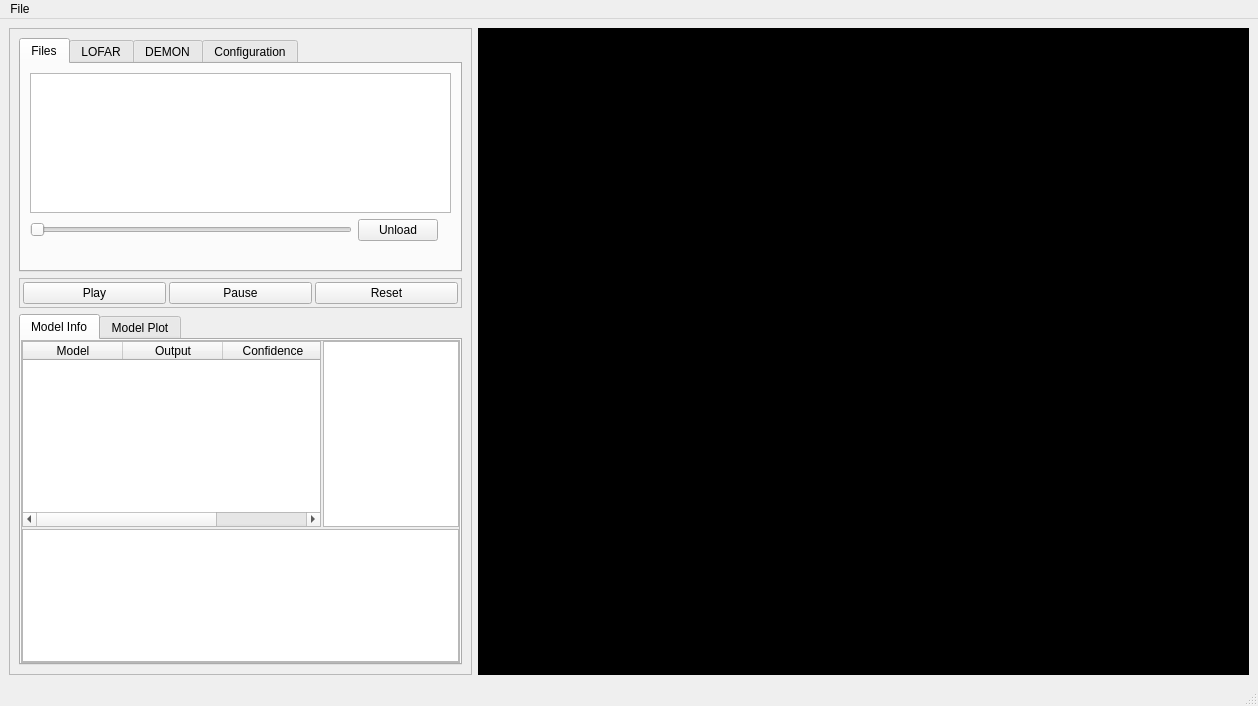
<?xml version="1.0" encoding="UTF-8"?>
<ui version="4.0">
 <class>MainWindow</class>
 <widget class="QMainWindow" name="MainWindow">
  <property name="geometry">
   <rect>
    <x>0</x>
    <y>0</y>
    <width>1258</width>
    <height>706</height>
   </rect>
  </property>
  <property name="windowTitle">
   <string>Seashell</string>
  </property>
  <widget class="QWidget" name="centralwidget">
   <layout class="QGridLayout" name="gridLayout_2" columnstretch="3,5,0">
    <item row="0" column="1">
     <widget class="QFrame" name="frame">
      <property name="sizePolicy">
       <sizepolicy hsizetype="Preferred" vsizetype="Preferred">
        <horstretch>0</horstretch>
        <verstretch>0</verstretch>
       </sizepolicy>
      </property>
      <property name="styleSheet">
       <string notr="true">background-color: rgb(0, 0, 0);</string>
      </property>
      <property name="frameShape">
       <enum>QFrame::StyledPanel</enum>
      </property>
      <property name="frameShadow">
       <enum>QFrame::Raised</enum>
      </property>
      <layout class="QVBoxLayout" name="verticalLayout_10">
       <item>
        <widget class="SpectrogramWidget" name="specPlot" native="true">
         <property name="sizePolicy">
          <sizepolicy hsizetype="Expanding" vsizetype="Preferred">
           <horstretch>0</horstretch>
           <verstretch>0</verstretch>
          </sizepolicy>
         </property>
        </widget>
       </item>
       <item>
        <widget class="DemonWidget" name="demonPlot" native="true">
         <property name="sizePolicy">
          <sizepolicy hsizetype="Expanding" vsizetype="Preferred">
           <horstretch>0</horstretch>
           <verstretch>0</verstretch>
          </sizepolicy>
         </property>
        </widget>
       </item>
      </layout>
     </widget>
    </item>
    <item row="0" column="0">
     <widget class="QFrame" name="frame_5">
      <property name="sizePolicy">
       <sizepolicy hsizetype="Preferred" vsizetype="Preferred">
        <horstretch>0</horstretch>
        <verstretch>0</verstretch>
       </sizepolicy>
      </property>
      <property name="frameShape">
       <enum>QFrame::StyledPanel</enum>
      </property>
      <property name="frameShadow">
       <enum>QFrame::Raised</enum>
      </property>
      <layout class="QVBoxLayout" name="verticalLayout" stretch="10,1,15">
       <item>
        <widget class="QTabWidget" name="tabWidget">
         <property name="currentIndex">
          <number>0</number>
         </property>
         <widget class="QWidget" name="tab">
          <attribute name="title">
           <string>Files</string>
          </attribute>
          <layout class="QVBoxLayout" name="verticalLayout_4">
           <item>
            <widget class="FolderTree" name="audioTree">
             <attribute name="headerVisible">
              <bool>false</bool>
             </attribute>
            </widget>
           </item>
           <item>
            <layout class="QHBoxLayout" name="horizontalLayout_7">
             <item>
              <widget class="AudioSlider" name="fileTimer">
               <property name="orientation">
                <enum>Qt::Horizontal</enum>
               </property>
               <property name="tickPosition">
                <enum>QSlider::NoTicks</enum>
               </property>
              </widget>
             </item>
             <item>
              <widget class="QPushButton" name="fileLoadButton">
               <property name="text">
                <string>Unload</string>
               </property>
              </widget>
             </item>
             <item>
              <widget class="QLabel" name="fileTimerLabel">
               <property name="text">
                <string/>
               </property>
               <property name="alignment">
                <set>Qt::AlignCenter</set>
               </property>
              </widget>
             </item>
            </layout>
           </item>
           <item>
            <widget class="QLabel" name="loadFileLabel">
             <property name="text">
              <string/>
             </property>
             <property name="alignment">
              <set>Qt::AlignLeading|Qt::AlignLeft|Qt::AlignVCenter</set>
             </property>
             <property name="margin">
              <number>3</number>
             </property>
             <property name="indent">
              <number>-5</number>
             </property>
            </widget>
           </item>
          </layout>
         </widget>
         <widget class="QWidget" name="tab_2">
          <attribute name="title">
           <string>LOFAR</string>
          </attribute>
          <layout class="QVBoxLayout" name="verticalLayout_6">
           <property name="spacing">
            <number>0</number>
           </property>
           <property name="leftMargin">
            <number>0</number>
           </property>
           <property name="topMargin">
            <number>0</number>
           </property>
           <property name="rightMargin">
            <number>0</number>
           </property>
           <property name="bottomMargin">
            <number>0</number>
           </property>
           <item>
            <widget class="QScrollArea" name="scrollArea">
             <property name="frameShape">
              <enum>QFrame::NoFrame</enum>
             </property>
             <property name="widgetResizable">
              <bool>true</bool>
             </property>
             <widget class="QWidget" name="scrollAreaWidgetContents">
              <property name="geometry">
               <rect>
                <x>0</x>
                <y>0</y>
                <width>439</width>
                <height>201</height>
               </rect>
              </property>
              <layout class="QVBoxLayout" name="verticalLayout_3">
               <property name="spacing">
                <number>3</number>
               </property>
               <property name="leftMargin">
                <number>9</number>
               </property>
               <property name="topMargin">
                <number>9</number>
               </property>
               <property name="rightMargin">
                <number>9</number>
               </property>
               <property name="bottomMargin">
                <number>9</number>
               </property>
               <item>
                <widget class="QFrame" name="frame_6">
                 <property name="frameShape">
                  <enum>QFrame::NoFrame</enum>
                 </property>
                 <property name="frameShadow">
                  <enum>QFrame::Raised</enum>
                 </property>
                 <layout class="QVBoxLayout" name="verticalLayout_5">
                  <property name="spacing">
                   <number>2</number>
                  </property>
                  <property name="leftMargin">
                   <number>2</number>
                  </property>
                  <property name="rightMargin">
                   <number>2</number>
                  </property>
                  <property name="bottomMargin">
                   <number>2</number>
                  </property>
                  <item>
                   <layout class="QHBoxLayout" name="horizontalLayout_6" stretch="5,5">
                    <item>
                     <widget class="QCheckBox" name="cutoffCheck">
                      <property name="sizePolicy">
                       <sizepolicy hsizetype="Fixed" vsizetype="Fixed">
                        <horstretch>0</horstretch>
                        <verstretch>0</verstretch>
                       </sizepolicy>
                      </property>
                      <property name="layoutDirection">
                       <enum>Qt::LeftToRight</enum>
                      </property>
                      <property name="text">
                       <string>Spectrum Cutoff (dB)         </string>
                      </property>
                      <property name="checked">
                       <bool>true</bool>
                      </property>
                     </widget>
                    </item>
                    <item>
                     <widget class="QDoubleSpinBox" name="cutoffBox">
                      <property name="buttonSymbols">
                       <enum>QAbstractSpinBox::PlusMinus</enum>
                      </property>
                      <property name="minimum">
                       <double>-9999.000000000000000</double>
                      </property>
                      <property name="maximum">
                       <double>9999.989999999999782</double>
                      </property>
                      <property name="value">
                       <double>-4.000000000000000</double>
                      </property>
                     </widget>
                    </item>
                   </layout>
                  </item>
                  <item>
                   <layout class="QHBoxLayout" name="horizontalLayout_4">
                    <item>
                     <widget class="QLabel" name="label_3">
                      <property name="text">
                       <string>Decimation</string>
                      </property>
                     </widget>
                    </item>
                    <item>
                     <widget class="QComboBox" name="dec_combo">
                      <property name="currentText">
                       <string>3</string>
                      </property>
                      <item>
                       <property name="text">
                        <string>1</string>
                       </property>
                      </item>
                      <item>
                       <property name="text">
                        <string>3</string>
                       </property>
                      </item>
                      <item>
                       <property name="text">
                        <string>4</string>
                       </property>
                      </item>
                     </widget>
                    </item>
                   </layout>
                  </item>
                  <item>
                   <layout class="QHBoxLayout" name="horizontalLayout_5">
                    <item>
                     <widget class="QLabel" name="label_2">
                      <property name="text">
                       <string>Window Size</string>
                      </property>
                     </widget>
                    </item>
                    <item>
                     <widget class="QComboBox" name="n_fft_combo">
                      <item>
                       <property name="text">
                        <string>1024</string>
                       </property>
                      </item>
                      <item>
                       <property name="text">
                        <string>2048</string>
                       </property>
                      </item>
                     </widget>
                    </item>
                   </layout>
                  </item>
                  <item>
                   <widget class="QCheckBox" name="tpsw_check">
                    <property name="layoutDirection">
                     <enum>Qt::LeftToRight</enum>
                    </property>
                    <property name="text">
                     <string>TPSW</string>
                    </property>
                    <property name="checked">
                     <bool>true</bool>
                    </property>
                   </widget>
                  </item>
                 </layout>
                </widget>
               </item>
              </layout>
             </widget>
            </widget>
           </item>
          </layout>
         </widget>
         <widget class="QWidget" name="tab_6">
          <attribute name="title">
           <string>DEMON</string>
          </attribute>
          <layout class="QVBoxLayout" name="verticalLayout_11">
           <property name="leftMargin">
            <number>0</number>
           </property>
           <property name="topMargin">
            <number>0</number>
           </property>
           <property name="rightMargin">
            <number>0</number>
           </property>
           <property name="bottomMargin">
            <number>0</number>
           </property>
           <item>
            <widget class="QScrollArea" name="scrollArea_3">
             <property name="frameShape">
              <enum>QFrame::NoFrame</enum>
             </property>
             <property name="widgetResizable">
              <bool>true</bool>
             </property>
             <widget class="QWidget" name="scrollAreaWidgetContents_3">
              <property name="geometry">
               <rect>
                <x>0</x>
                <y>0</y>
                <width>439</width>
                <height>201</height>
               </rect>
              </property>
              <layout class="QVBoxLayout" name="verticalLayout_12">
               <item>
                <layout class="QHBoxLayout" name="horizontalLayout_9">
                 <item>
                  <widget class="QLabel" name="label_4">
                   <property name="text">
                    <string>Window Size</string>
                   </property>
                  </widget>
                 </item>
                 <item>
                  <widget class="QComboBox" name="demon_n_fft_combo">
                   <property name="currentText">
                    <string>1024</string>
                   </property>
                   <item>
                    <property name="text">
                     <string>1024</string>
                    </property>
                   </item>
                   <item>
                    <property name="text">
                     <string>2048</string>
                    </property>
                   </item>
                  </widget>
                 </item>
                </layout>
               </item>
               <item>
                <layout class="QHBoxLayout" name="horizontalLayout_11">
                 <item>
                  <widget class="QLabel" name="label_5">
                   <property name="text">
                    <string>Maximum Frequency (RPM)</string>
                   </property>
                  </widget>
                 </item>
                 <item>
                  <widget class="QDoubleSpinBox" name="demon_maxfreq_spin">
                   <property name="enabled">
                    <bool>true</bool>
                   </property>
                   <property name="frame">
                    <bool>true</bool>
                   </property>
                   <property name="readOnly">
                    <bool>false</bool>
                   </property>
                   <property name="buttonSymbols">
                    <enum>QAbstractSpinBox::PlusMinus</enum>
                   </property>
                   <property name="decimals">
                    <number>0</number>
                   </property>
                   <property name="minimum">
                    <double>2100.000000000000000</double>
                   </property>
                   <property name="maximum">
                    <double>4200.000000000000000</double>
                   </property>
                   <property name="singleStep">
                    <double>60.000000000000000</double>
                   </property>
                  </widget>
                 </item>
                </layout>
               </item>
               <item>
                <layout class="QHBoxLayout" name="horizontalLayout_10">
                 <item>
                  <widget class="QLabel" name="label">
                   <property name="text">
                    <string>Overlap Ratio (%)</string>
                   </property>
                  </widget>
                 </item>
                 <item>
                  <widget class="QDoubleSpinBox" name="demon_overlap_spin">
                   <property name="buttonSymbols">
                    <enum>QAbstractSpinBox::PlusMinus</enum>
                   </property>
                   <property name="decimals">
                    <number>0</number>
                   </property>
                   <property name="maximum">
                    <double>50.000000000000000</double>
                   </property>
                   <property name="singleStep">
                    <double>5.000000000000000</double>
                   </property>
                   <property name="value">
                    <double>50.000000000000000</double>
                   </property>
                  </widget>
                 </item>
                </layout>
               </item>
              </layout>
             </widget>
            </widget>
           </item>
          </layout>
         </widget>
         <widget class="QWidget" name="tab_3">
          <attribute name="title">
           <string>Configuration</string>
          </attribute>
          <layout class="QVBoxLayout" name="verticalLayout_9">
           <item>
            <layout class="QHBoxLayout" name="horizontalLayout_8">
             <item>
              <widget class="QLabel" name="label_8">
               <property name="text">
                <string>Refresh rate</string>
               </property>
              </widget>
             </item>
             <item>
              <widget class="QComboBox" name="refresh_combo">
               <item>
                <property name="text">
                 <string>1</string>
                </property>
               </item>
               <item>
                <property name="text">
                 <string>5</string>
                </property>
               </item>
               <item>
                <property name="text">
                 <string>15</string>
                </property>
               </item>
               <item>
                <property name="text">
                 <string>30</string>
                </property>
               </item>
               <item>
                <property name="text">
                 <string>60</string>
                </property>
               </item>
              </widget>
             </item>
             <item>
              <widget class="QLabel" name="label_9">
               <property name="text">
                <string>ups</string>
               </property>
              </widget>
             </item>
            </layout>
           </item>
          </layout>
         </widget>
        </widget>
       </item>
       <item>
        <widget class="QFrame" name="frame_4">
         <property name="frameShape">
          <enum>QFrame::StyledPanel</enum>
         </property>
         <property name="frameShadow">
          <enum>QFrame::Raised</enum>
         </property>
         <property name="lineWidth">
          <number>1</number>
         </property>
         <layout class="QHBoxLayout" name="horizontalLayout_3">
          <property name="spacing">
           <number>3</number>
          </property>
          <property name="leftMargin">
           <number>3</number>
          </property>
          <property name="topMargin">
           <number>3</number>
          </property>
          <property name="rightMargin">
           <number>3</number>
          </property>
          <property name="bottomMargin">
           <number>3</number>
          </property>
          <item>
           <widget class="QPushButton" name="playButton">
            <property name="text">
             <string>Play</string>
            </property>
           </widget>
          </item>
          <item>
           <widget class="QPushButton" name="pauseButton">
            <property name="text">
             <string>Pause</string>
            </property>
           </widget>
          </item>
          <item>
           <widget class="QPushButton" name="resetbutton">
            <property name="text">
             <string>Reset</string>
            </property>
           </widget>
          </item>
         </layout>
        </widget>
       </item>
       <item>
        <widget class="QTabWidget" name="tabWidget_2">
         <property name="currentIndex">
          <number>0</number>
         </property>
         <widget class="QWidget" name="tab_4">
          <attribute name="title">
           <string>Model Info</string>
          </attribute>
          <layout class="QVBoxLayout" name="verticalLayout_7">
           <property name="spacing">
            <number>0</number>
           </property>
           <property name="leftMargin">
            <number>0</number>
           </property>
           <property name="topMargin">
            <number>0</number>
           </property>
           <property name="rightMargin">
            <number>0</number>
           </property>
           <property name="bottomMargin">
            <number>0</number>
           </property>
           <item>
            <widget class="QScrollArea" name="scrollArea_2">
             <property name="widgetResizable">
              <bool>true</bool>
             </property>
             <widget class="QWidget" name="scrollAreaWidgetContents_2">
              <property name="geometry">
               <rect>
                <x>0</x>
                <y>0</y>
                <width>437</width>
                <height>314</height>
               </rect>
              </property>
              <layout class="QVBoxLayout" name="verticalLayout_2" stretch="7,5">
               <property name="spacing">
                <number>2</number>
               </property>
               <property name="leftMargin">
                <number>0</number>
               </property>
               <property name="topMargin">
                <number>0</number>
               </property>
               <property name="rightMargin">
                <number>0</number>
               </property>
               <property name="bottomMargin">
                <number>0</number>
               </property>
               <item>
                <layout class="QHBoxLayout" name="horizontalLayout" stretch="11,5">
                 <item>
                  <widget class="ModelTable" name="modelTable">
                   <property name="alternatingRowColors">
                    <bool>true</bool>
                   </property>
                   <property name="gridStyle">
                    <enum>Qt::DashLine</enum>
                   </property>
                   <property name="rowCount">
                    <number>0</number>
                   </property>
                   <property name="columnCount">
                    <number>3</number>
                   </property>
                   <attribute name="horizontalHeaderVisible">
                    <bool>true</bool>
                   </attribute>
                   <column>
                    <property name="text">
                     <string>Model</string>
                    </property>
                   </column>
                   <column>
                    <property name="text">
                     <string>Output</string>
                    </property>
                   </column>
                   <column>
                    <property name="text">
                     <string>Confidence</string>
                    </property>
                   </column>
                  </widget>
                 </item>
                 <item>
                  <widget class="ModelTree" name="modelTree">
                   <property name="headerHidden">
                    <bool>false</bool>
                   </property>
                   <attribute name="headerVisible">
                    <bool>true</bool>
                   </attribute>
                   <attribute name="headerCascadingSectionResizes">
                    <bool>false</bool>
                   </attribute>
                  </widget>
                 </item>
                </layout>
               </item>
               <item>
                <widget class="ModelInfo" name="modelInfo"/>
               </item>
              </layout>
             </widget>
            </widget>
           </item>
          </layout>
         </widget>
         <widget class="QWidget" name="tab_5">
          <property name="autoFillBackground">
           <bool>false</bool>
          </property>
          <property name="styleSheet">
           <string notr="true">background-color: rgb(0, 0, 0);</string>
          </property>
          <attribute name="title">
           <string>Model Plot</string>
          </attribute>
          <layout class="QVBoxLayout" name="verticalLayout_8">
           <property name="spacing">
            <number>1</number>
           </property>
           <property name="leftMargin">
            <number>1</number>
           </property>
           <property name="topMargin">
            <number>1</number>
           </property>
           <property name="rightMargin">
            <number>1</number>
           </property>
           <property name="bottomMargin">
            <number>1</number>
           </property>
           <item>
            <widget class="ModelPlot" name="modelPlot" native="true"/>
           </item>
          </layout>
         </widget>
        </widget>
       </item>
      </layout>
     </widget>
    </item>
   </layout>
  </widget>
  <widget class="QMenuBar" name="menubar">
   <property name="geometry">
    <rect>
     <x>0</x>
     <y>0</y>
     <width>1258</width>
     <height>22</height>
    </rect>
   </property>
   <widget class="QMenu" name="menuFile">
    <property name="title">
     <string>File</string>
    </property>
   </widget>
   <addaction name="menuFile"/>
  </widget>
  <widget class="QStatusBar" name="statusbar"/>
 </widget>
 <customwidgets>
  <customwidget>
   <class>SpectrogramWidget</class>
   <extends>QWidget</extends>
   <header>plots</header>
   <container>1</container>
  </customwidget>
  <customwidget>
   <class>FolderTree</class>
   <extends>QTreeView</extends>
   <header>utils</header>
  </customwidget>
  <customwidget>
   <class>ModelTable</class>
   <extends>QTableWidget</extends>
   <header>utils</header>
  </customwidget>
  <customwidget>
   <class>ModelPlot</class>
   <extends>QWidget</extends>
   <header>plots</header>
   <container>1</container>
  </customwidget>
  <customwidget>
   <class>ModelTree</class>
   <extends>QTreeView</extends>
   <header>utils</header>
  </customwidget>
  <customwidget>
   <class>ModelInfo</class>
   <extends>QTreeView</extends>
   <header>utils</header>
  </customwidget>
  <customwidget>
   <class>AudioSlider</class>
   <extends>QSlider</extends>
   <header>utils</header>
  </customwidget>
  <customwidget>
   <class>DemonWidget</class>
   <extends>QWidget</extends>
   <header>plots</header>
   <container>1</container>
  </customwidget>
 </customwidgets>
 <resources/>
 <connections/>
</ui>
